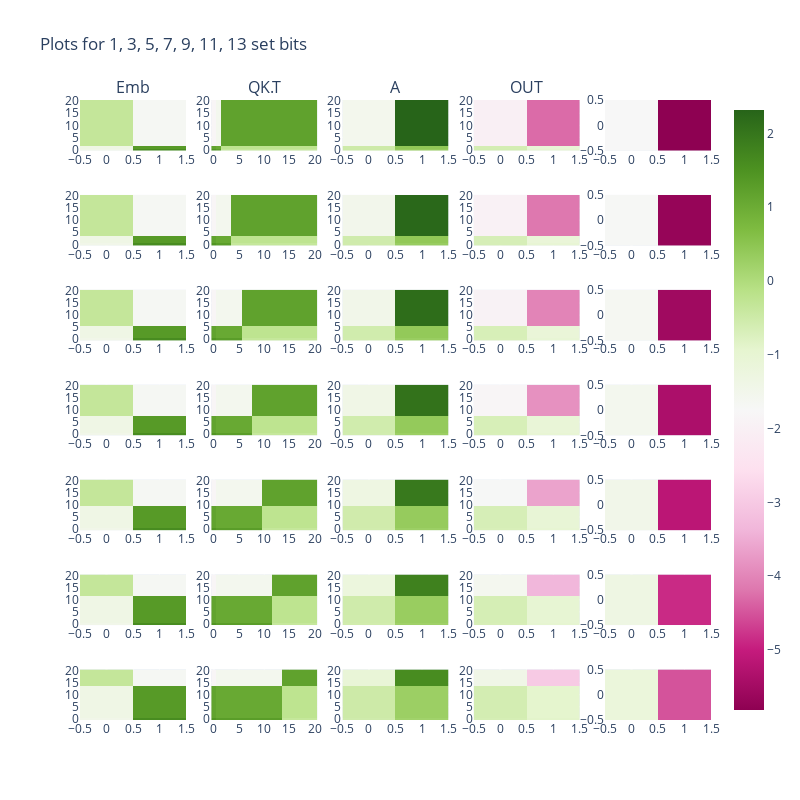

Notebook cell for this chart:
### Code cell
import plotly.express as px
import plotly.subplots as sp

data = torch.tensor([[1 if i < set_bits else 0 for i in range(N)] for set_bits in range(1, 15, 2)])
batch_size = data.shape[0]

data = torch.cat(
    [
        2 * torch.ones((batch_size, 1), dtype=torch.int).to(data.device),
        data.type(torch.int),
    ],
    dim=1)

X = model.embeddings(data).detach()
qkv = model.transformer[0].attn.in_proj_weight.detach()
W   = model.transformer[0].attn.out_proj.weight.detach()
q, k, v = qkv.reshape(3, hidden_dim, hidden_dim)
Q, K, V = X @ q, X @ k, X @ v
QKT = (Q @ K.transpose(1, 2)) / torch.sqrt(torch.tensor(hidden_dim).to(device))
A = torch.softmax(QKT, dim=1) @ V
OUT = A @ W
postMLP = X+OUT
postMLP = (postMLP + model.transformer[0].linear(postMLP))[:, -1, :].detach()

print(X.shape)
print(model.transformer[0].attn(X, X, X)[0]-A)

# Create subplots
X_mean, QKT_mean, A_mean, OUT_mean, postMLP_mean = X.mean(dim=0), QKT.mean(dim=0), A.mean(dim=0), OUT.mean(dim=0), postMLP.mean(dim=0)
fig = sp.make_subplots(rows=X.shape[0], cols=5, subplot_titles=("Emb", "QK.T", "A", "OUT"))

for i in range(X.shape[0]):
    fig.add_trace(px.imshow(X[i]).data[0], row=i+1, col=1)
    fig.add_trace(px.imshow(QKT[i]).data[0], row=i+1, col=2)
    fig.add_trace(px.imshow(A[i]).data[0], row=i+1, col=3)
    fig.add_trace(px.imshow(OUT[i]).data[0], row=i+1, col=4)
    fig.add_trace(px.imshow((postMLP[i]).unsqueeze(0)).data[0], row=i+1, col=5)
    # fig.add_trace(px.imshow(FINAL[i].unsqueeze(0)).data[0], row=i+1, col=6)

fig.update_layout(height=800, width=800, title_text="Plots for 1, 3, 5, 7, 9, 11, 13 set bits")
fig.show()

### Figure 1 — Plotly figure (JSON) as saved in the notebook; plotly's stock layout.template omitted (floating-point values rounded to 4 significant figures; data arrays with more than 128 entries replaced by an {"elided": "..."} marker saying what was removed)
{"data": [{"coloraxis": "coloraxis", "hovertemplate": "x: %{x}<br>y: %{y}<br>color: %{z}<extra></extra>", "name": "0", "type": "heatmap", "xaxis": "x", "yaxis": "y", "z": [[-1.463, 1.61], [-1.362, 1.341], [-0.3403, -1.655], [-0.3403, -1.655], [-0.3403, -1.655], [-0.3403, -1.655], [-0.3403, -1.655], [-0.3403, -1.655], [-0.3403, -1.655], [-0.3403, -1.655], [-0.3403, -1.655], [-0.3403, -1.655], [-0.3403, -1.655], [-0.3403, -1.655], [-0.3403, -1.655], [-0.3403, -1.655], [-0.3403, -1.655], [-0.3403, -1.655], [-0.3403, -1.655], [-0.3403, -1.655], [-0.3403, -1.655]]}, {"coloraxis": "coloraxis", "hovertemplate": "x: %{x}<br>y: %{y}<br>color: %{z}<extra></extra>", "name": "0", "type": "heatmap", "xaxis": "x2", "yaxis": "y2", "z": {"elided": "21x21 float values"}}, {"coloraxis": "coloraxis", "hovertemplate": "x: %{x}<br>y: %{y}<br>color: %{z}<extra></extra>", "name": "0", "type": "heatmap", "xaxis": "x3", "yaxis": "y3", "z": [[-0.4815, 0.3339], [-0.4908, 0.436], [-1.545, 2.318], [-1.545, 2.318], [-1.545, 2.318], [-1.545, 2.318], [-1.545, 2.318], [-1.545, 2.318], [-1.545, 2.318], [-1.545, 2.318], [-1.545, 2.318], [-1.545, 2.318], [-1.545, 2.318], [-1.545, 2.318], [-1.545, 2.318], [-1.545, 2.318], [-1.545, 2.318], [-1.545, 2.318], [-1.545, 2.318], [-1.545, 2.318], [-1.545, 2.318]]}, {"coloraxis": "coloraxis", "hovertemplate": "x: %{x}<br>y: %{y}<br>color: %{z}<extra></extra>", "name": "0", "type": "heatmap", "xaxis": "x4", "yaxis": "y4", "z": [[-0.5887, -0.9483], [-0.6109, -1.063], [-2.03, -4.293], [-2.03, -4.293], [-2.03, -4.293], [-2.03, -4.293], [-2.03, -4.293], [-2.03, -4.293], [-2.03, -4.293], [-2.03, -4.293], [-2.03, -4.293], [-2.03, -4.293], [-2.03, -4.293], [-2.03, -4.293], [-2.03, -4.293], [-2.03, -4.293], [-2.03, -4.293], [-2.03, -4.293], [-2.03, -4.293], [-2.03, -4.293], [-2.03, -4.293]]}, {"coloraxis": "coloraxis", "hovertemplate": "x: %{x}<br>y: %{y}<br>color: %{z}<extra></extra>", "name": "0", "type": "heatmap", "xaxis": "x5", "yaxis": "y5", "z": [[-1.764, -5.812]]}, {"coloraxis": "coloraxis", "hovertemplate": "x: %{x}<br>y: %{y}<br>color: %{z}<extra></extra>", "name": "0", "type": "heatmap", "xaxis": "x6", "yaxis": "y6", "z": [[-1.463, 1.61], [-1.362, 1.341], [-1.362, 1.341], [-1.362, 1.341], [-0.3403, -1.655], [-0.3403, -1.655], [-0.3403, -1.655], [-0.3403, -1.655], [-0.3403, -1.655], [-0.3403, -1.655], [-0.3403, -1.655], [-0.3403, -1.655], [-0.3403, -1.655], [-0.3403, -1.655], [-0.3403, -1.655], [-0.3403, -1.655], [-0.3403, -1.655], [-0.3403, -1.655], [-0.3403, -1.655], [-0.3403, -1.655], [-0.3403, -1.655]]}, {"coloraxis": "coloraxis", "hovertemplate": "x: %{x}<br>y: %{y}<br>color: %{z}<extra></extra>", "name": "0", "type": "heatmap", "xaxis": "x7", "yaxis": "y7", "z": {"elided": "21x21 float values"}}, {"coloraxis": "coloraxis", "hovertemplate": "x: %{x}<br>y: %{y}<br>color: %{z}<extra></extra>", "name": "0", "type": "heatmap", "xaxis": "x8", "yaxis": "y8", "z": [[-0.5393, 0.3307], [-0.5338, 0.4273], [-0.5338, 0.4273], [-0.5338, 0.4273], [-1.504, 2.249], [-1.504, 2.249], [-1.504, 2.249], [-1.504, 2.249], [-1.504, 2.249], [-1.504, 2.249], [-1.504, 2.249], [-1.504, 2.249], [-1.504, 2.249], [-1.504, 2.249], [-1.504, 2.249], [-1.504, 2.249], [-1.504, 2.249], [-1.504, 2.249], [-1.504, 2.249], [-1.504, 2.249], [-1.504, 2.249]]}, {"coloraxis": "coloraxis", "hovertemplate": "x: %{x}<br>y: %{y}<br>color: %{z}<extra></extra>", "name": "0", "type": "heatmap", "xaxis": "x9", "yaxis": "y9", "z": [[-0.6544, -1.019], [-0.6591, -1.109], [-0.6591, -1.109], [-0.6591, -1.109], [-1.975, -4.172], [-1.975, -4.172], [-1.975, -4.172], [-1.975, -4.172], [-1.975, -4.172], [-1.975, -4.172], [-1.975, -4.172], [-1.975, -4.172], [-1.975, -4.172], [-1.975, -4.172], [-1.975, -4.172], [-1.975, -4.172], [-1.975, -4.172], [-1.975, -4.172], [-1.975, -4.172], [-1.975, -4.172], [-1.975, -4.172]]}, {"coloraxis": "coloraxis", "hovertemplate": "x: %{x}<br>y: %{y}<br>color: %{z}<extra></extra>", "name": "0", "type": "heatmap", "xaxis": "x10", "yaxis": "y10", "z": [[-1.709, -5.69]]}, {"coloraxis": "coloraxis", "hovertemplate": "x: %{x}<br>y: %{y}<br>color: %{z}<extra></extra>", "name": "0", "type": "heatmap", "xaxis": "x11", "yaxis": "y11", "z": [[-1.463, 1.61], [-1.362, 1.341], [-1.362, 1.341], [-1.362, 1.341], [-1.362, 1.341], [-1.362, 1.341], [-0.3403, -1.655], [-0.3403, -1.655], [-0.3403, -1.655], [-0.3403, -1.655], [-0.3403, -1.655], [-0.3403, -1.655], [-0.3403, -1.655], [-0.3403, -1.655], [-0.3403, -1.655], [-0.3403, -1.655], [-0.3403, -1.655], [-0.3403, -1.655], [-0.3403, -1.655], [-0.3403, -1.655], [-0.3403, -1.655]]}, {"coloraxis": "coloraxis", "hovertemplate": "x: %{x}<br>y: %{y}<br>color: %{z}<extra></extra>", "name": "0", "type": "heatmap", "xaxis": "x12", "yaxis": "y12", "z": {"elided": "21x21 float values"}}, {"coloraxis": "coloraxis", "hovertemplate": "x: %{x}<br>y: %{y}<br>color: %{z}<extra></extra>", "name": "0", "type": "heatmap", "xaxis": "x13", "yaxis": "y13", "z": [[-0.562, 0.3174], [-0.5481, 0.4103], [-0.5481, 0.4103], [-0.5481, 0.4103], [-0.5481, 0.4103], [-0.5481, 0.4103], [-1.452, 2.168], [-1.452, 2.168], [-1.452, 2.168], [-1.452, 2.168], [-1.452, 2.168], [-1.452, 2.168], [-1.452, 2.168], [-1.452, 2.168], [-1.452, 2.168], [-1.452, 2.168], [-1.452, 2.168], [-1.452, 2.168], [-1.452, 2.168], [-1.452, 2.168], [-1.452, 2.168]]}, {"coloraxis": "coloraxis", "hovertemplate": "x: %{x}<br>y: %{y}<br>color: %{z}<extra></extra>", "name": "0", "type": "heatmap", "xaxis": "x14", "yaxis": "y14", "z": [[-0.6788, -1.034], [-0.6735, -1.11], [-0.6735, -1.11], [-0.6735, -1.11], [-0.6735, -1.11], [-0.6735, -1.11], [-1.907, -4.024], [-1.907, -4.024], [-1.907, -4.024], [-1.907, -4.024], [-1.907, -4.024], [-1.907, -4.024], [-1.907, -4.024], [-1.907, -4.024], [-1.907, -4.024], [-1.907, -4.024], [-1.907, -4.024], [-1.907, -4.024], [-1.907, -4.024], [-1.907, -4.024], [-1.907, -4.024]]}, {"coloraxis": "coloraxis", "hovertemplate": "x: %{x}<br>y: %{y}<br>color: %{z}<extra></extra>", "name": "0", "type": "heatmap", "xaxis": "x15", "yaxis": "y15", "z": [[-1.641, -5.543]]}, {"coloraxis": "coloraxis", "hovertemplate": "x: %{x}<br>y: %{y}<br>color: %{z}<extra></extra>", "name": "0", "type": "heatmap", "xaxis": "x16", "yaxis": "y16", "z": [[-1.463, 1.61], [-1.362, 1.341], [-1.362, 1.341], [-1.362, 1.341], [-1.362, 1.341], [-1.362, 1.341], [-1.362, 1.341], [-1.362, 1.341], [-0.3403, -1.655], [-0.3403, -1.655], [-0.3403, -1.655], [-0.3403, -1.655], [-0.3403, -1.655], [-0.3403, -1.655], [-0.3403, -1.655], [-0.3403, -1.655], [-0.3403, -1.655], [-0.3403, -1.655], [-0.3403, -1.655], [-0.3403, -1.655], [-0.3403, -1.655]]}, {"coloraxis": "coloraxis", "hovertemplate": "x: %{x}<br>y: %{y}<br>color: %{z}<extra></extra>", "name": "0", "type": "heatmap", "xaxis": "x17", "yaxis": "y17", "z": {"elided": "21x21 float values"}}, {"coloraxis": "coloraxis", "hovertemplate": "x: %{x}<br>y: %{y}<br>color: %{z}<extra></extra>", "name": "0", "type": "heatmap", "xaxis": "x18", "yaxis": "y18", "z": [[-0.5688, 0.2985], [-0.549, 0.3879], [-0.549, 0.3879], [-0.549, 0.3879], [-0.549, 0.3879], [-0.549, 0.3879], [-0.549, 0.3879], [-0.549, 0.3879], [-1.389, 2.07], [-1.389, 2.07], [-1.389, 2.07], [-1.389, 2.07], [-1.389, 2.07], [-1.389, 2.07], [-1.389, 2.07], [-1.389, 2.07], [-1.389, 2.07], [-1.389, 2.07], [-1.389, 2.07], [-1.389, 2.07], [-1.389, 2.07]]}, {"coloraxis": "coloraxis", "hovertemplate": "x: %{x}<br>y: %{y}<br>color: %{z}<extra></extra>", "name": "0", "type": "heatmap", "xaxis": "x19", "yaxis": "y19", "z": [[-0.6845, -1.024], [-0.672, -1.088], [-0.672, -1.088], [-0.672, -1.088], [-0.672, -1.088], [-0.672, -1.088], [-0.672, -1.088], [-0.672, -1.088], [-1.823, -3.845], [-1.823, -3.845], [-1.823, -3.845], [-1.823, -3.845], [-1.823, -3.845], [-1.823, -3.845], [-1.823, -3.845], [-1.823, -3.845], [-1.823, -3.845], [-1.823, -3.845], [-1.823, -3.845], [-1.823, -3.845], [-1.823, -3.845]]}, {"coloraxis": "coloraxis", "hovertemplate": "x: %{x}<br>y: %{y}<br>color: %{z}<extra></extra>", "name": "0", "type": "heatmap", "xaxis": "x20", "yaxis": "y20", "z": [[-1.557, -5.363]]}, {"coloraxis": "coloraxis", "hovertemplate": "x: %{x}<br>y: %{y}<br>color: %{z}<extra></extra>", "name": "0", "type": "heatmap", "xaxis": "x21", "yaxis": "y21", "z": [[-1.463, 1.61], [-1.362, 1.341], [-1.362, 1.341], [-1.362, 1.341], [-1.362, 1.341], [-1.362, 1.341], [-1.362, 1.341], [-1.362, 1.341], [-1.362, 1.341], [-1.362, 1.341], [-0.3403, -1.655], [-0.3403, -1.655], [-0.3403, -1.655], [-0.3403, -1.655], [-0.3403, -1.655], [-0.3403, -1.655], [-0.3403, -1.655], [-0.3403, -1.655], [-0.3403, -1.655], [-0.3403, -1.655], [-0.3403, -1.655]]}, {"coloraxis": "coloraxis", "hovertemplate": "x: %{x}<br>y: %{y}<br>color: %{z}<extra></extra>", "name": "0", "type": "heatmap", "xaxis": "x22", "yaxis": "y22", "z": {"elided": "21x21 float values"}}, {"coloraxis": "coloraxis", "hovertemplate": "x: %{x}<br>y: %{y}<br>color: %{z}<extra></extra>", "name": "0", "type": "heatmap", "xaxis": "x23", "yaxis": "y23", "z": [[-0.5656, 0.274], [-0.5408, 0.3596], [-0.5408, 0.3596], [-0.5408, 0.3596], [-0.5408, 0.3596], [-0.5408, 0.3596], [-0.5408, 0.3596], [-0.5408, 0.3596], [-0.5408, 0.3596], [-0.5408, 0.3596], [-1.31, 1.949], [-1.31, 1.949], [-1.31, 1.949], [-1.31, 1.949], [-1.31, 1.949], [-1.31, 1.949], [-1.31, 1.949], [-1.31, 1.949], [-1.31, 1.949], [-1.31, 1.949], [-1.31, 1.949]]}, {"coloraxis": "coloraxis", "hovertemplate": "x: %{x}<br>y: %{y}<br>color: %{z}<extra></extra>", "name": "0", "type": "heatmap", "xaxis": "x24", "yaxis": "y24", "z": [[-0.6781, -0.9954], [-0.6594, -1.05], [-0.6594, -1.05], [-0.6594, -1.05], [-0.6594, -1.05], [-0.6594, -1.05], [-0.6594, -1.05], [-0.6594, -1.05], [-0.6594, -1.05], [-0.6594, -1.05], [-1.72, -3.624], [-1.72, -3.624], [-1.72, -3.624], [-1.72, -3.624], [-1.72, -3.624], [-1.72, -3.624], [-1.72, -3.624], [-1.72, -3.624], [-1.72, -3.624], [-1.72, -3.624], [-1.72, -3.624]]}, {"coloraxis": "coloraxis", "hovertemplate": "x: %{x}<br>y: %{y}<br>color: %{z}<extra></extra>", "name": "0", "type": "heatmap", "xaxis": "x25", "yaxis": "y25", "z": [[-1.453, -5.143]]}, {"coloraxis": "coloraxis", "hovertemplate": "x: %{x}<br>y: %{y}<br>color: %{z}<extra></extra>", "name": "0", "type": "heatmap", "xaxis": "x26", "yaxis": "y26", "z": [[-1.463, 1.61], [-1.362, 1.341], [-1.362, 1.341], [-1.362, 1.341], [-1.362, 1.341], [-1.362, 1.341], [-1.362, 1.341], [-1.362, 1.341], [-1.362, 1.341], [-1.362, 1.341], [-1.362, 1.341], [-1.362, 1.341], [-0.3403, -1.655], [-0.3403, -1.655], [-0.3403, -1.655], [-0.3403, -1.655], [-0.3403, -1.655], [-0.3403, -1.655], [-0.3403, -1.655], [-0.3403, -1.655], [-0.3403, -1.655]]}, {"coloraxis": "coloraxis", "hovertemplate": "x: %{x}<br>y: %{y}<br>color: %{z}<extra></extra>", "name": "0", "type": "heatmap", "xaxis": "x27", "yaxis": "y27", "z": {"elided": "21x21 float values"}}, {"coloraxis": "coloraxis", "hovertemplate": "x: %{x}<br>y: %{y}<br>color: %{z}<extra></extra>", "name": "0", "type": "heatmap", "xaxis": "x28", "yaxis": "y28", "z": [[-0.5542, 0.2425], [-0.5246, 0.3236], [-0.5246, 0.3236], [-0.5246, 0.3236], [-0.5246, 0.3236], [-0.5246, 0.3236], [-0.5246, 0.3236], [-0.5246, 0.3236], [-0.5246, 0.3236], [-0.5246, 0.3236], [-0.5246, 0.3236], [-0.5246, 0.3236], [-1.211, 1.798], [-1.211, 1.798], [-1.211, 1.798], [-1.211, 1.798], [-1.211, 1.798], [-1.211, 1.798], [-1.211, 1.798], [-1.211, 1.798], [-1.211, 1.798]]}, {"coloraxis": "coloraxis", "hovertemplate": "x: %{x}<br>y: %{y}<br>color: %{z}<extra></extra>", "name": "0", "type": "heatmap", "xaxis": "x29", "yaxis": "y29", "z": [[-0.6615, -0.9493], [-0.6368, -0.9929], [-0.6368, -0.9929], [-0.6368, -0.9929], [-0.6368, -0.9929], [-0.6368, -0.9929], [-0.6368, -0.9929], [-0.6368, -0.9929], [-0.6368, -0.9929], [-0.6368, -0.9929], [-0.6368, -0.9929], [-0.6368, -0.9929], [-1.589, -3.346], [-1.589, -3.346], [-1.589, -3.346], [-1.589, -3.346], [-1.589, -3.346], [-1.589, -3.346], [-1.589, -3.346], [-1.589, -3.346], [-1.589, -3.346]]}, {"coloraxis": "coloraxis", "hovertemplate": "x: %{x}<br>y: %{y}<br>color: %{z}<extra></extra>", "name": "0", "type": "heatmap", "xaxis": "x30", "yaxis": "y30", "z": [[-1.323, -4.865]]}, {"coloraxis": "coloraxis", "hovertemplate": "x: %{x}<br>y: %{y}<br>color: %{z}<extra></extra>", "name": "0", "type": "heatmap", "xaxis": "x31", "yaxis": "y31", "z": [[-1.463, 1.61], [-1.362, 1.341], [-1.362, 1.341], [-1.362, 1.341], [-1.362, 1.341], [-1.362, 1.341], [-1.362, 1.341], [-1.362, 1.341], [-1.362, 1.341], [-1.362, 1.341], [-1.362, 1.341], [-1.362, 1.341], [-1.362, 1.341], [-1.362, 1.341], [-0.3403, -1.655], [-0.3403, -1.655], [-0.3403, -1.655], [-0.3403, -1.655], [-0.3403, -1.655], [-0.3403, -1.655], [-0.3403, -1.655]]}, {"coloraxis": "coloraxis", "hovertemplate": "x: %{x}<br>y: %{y}<br>color: %{z}<extra></extra>", "name": "0", "type": "heatmap", "xaxis": "x32", "yaxis": "y32", "z": {"elided": "21x21 float values"}}, {"coloraxis": "coloraxis", "hovertemplate": "x: %{x}<br>y: %{y}<br>color: %{z}<extra></extra>", "name": "0", "type": "heatmap", "xaxis": "x33", "yaxis": "y33", "z": [[-0.5341, 0.2014], [-0.4994, 0.2768], [-0.4994, 0.2768], [-0.4994, 0.2768], [-0.4994, 0.2768], [-0.4994, 0.2768], [-0.4994, 0.2768], [-0.4994, 0.2768], [-0.4994, 0.2768], [-0.4994, 0.2768], [-0.4994, 0.2768], [-0.4994, 0.2768], [-0.4994, 0.2768], [-0.4994, 0.2768], [-1.082, 1.603], [-1.082, 1.603], [-1.082, 1.603], [-1.082, 1.603], [-1.082, 1.603], [-1.082, 1.603], [-1.082, 1.603]]}, {"coloraxis": "coloraxis", "hovertemplate": "x: %{x}<br>y: %{y}<br>color: %{z}<extra></extra>", "name": "0", "type": "heatmap", "xaxis": "x34", "yaxis": "y34", "z": [[-0.6338, -0.8824], [-0.6027, -0.9139], [-0.6027, -0.9139], [-0.6027, -0.9139], [-0.6027, -0.9139], [-0.6027, -0.9139], [-0.6027, -0.9139], [-0.6027, -0.9139], [-0.6027, -0.9139], [-0.6027, -0.9139], [-0.6027, -0.9139], [-0.6027, -0.9139], [-0.6027, -0.9139], [-0.6027, -0.9139], [-1.42, -2.986], [-1.42, -2.986], [-1.42, -2.986], [-1.42, -2.986], [-1.42, -2.986], [-1.42, -2.986], [-1.42, -2.986]]}, {"coloraxis": "coloraxis", "hovertemplate": "x: %{x}<br>y: %{y}<br>color: %{z}<extra></extra>", "name": "0", "type": "heatmap", "xaxis": "x35", "yaxis": "y35", "z": [[-1.154, -4.505]]}], "layout": {"annotations": [{"font": {"size": 16}, "showarrow": false, "text": "Emb", "x": 0.084, "xanchor": "center", "xref": "paper", "y": 1.0, "yanchor": "bottom", "yref": "paper"}, {"font": {"size": 16}, "showarrow": false, "text": "QK.T", "x": 0.292, "xanchor": "center", "xref": "paper", "y": 1.0, "yanchor": "bottom", "yref": "paper"}, {"font": {"size": 16}, "showarrow": false, "text": "A", "x": 0.5, "xanchor": "center", "xref": "paper", "y": 1.0, "yanchor": "bottom", "yref": "paper"}, {"font": {"size": 16}, "showarrow": false, "text": "OUT", "x": 0.708, "xanchor": "center", "xref": "paper", "y": 1.0, "yanchor": "bottom", "yref": "paper"}], "height": 800, "title": {"text": "Plots for 1, 3, 5, 7, 9, 11, 13 set bits"}, "width": 800, "xaxis": {"anchor": "y", "domain": [0, 0.168]}, "xaxis10": {"anchor": "y10", "domain": [0.832, 1]}, "xaxis11": {"anchor": "y11", "domain": [0, 0.168]}, "xaxis12": {"anchor": "y12", "domain": [0.208, 0.376]}, "xaxis13": {"anchor": "y13", "domain": [0.416, 0.584]}, "xaxis14": {"anchor": "y14", "domain": [0.624, 0.792]}, "xaxis15": {"anchor": "y15", "domain": [0.832, 1]}, "xaxis16": {"anchor": "y16", "domain": [0, 0.168]}, "xaxis17": {"anchor": "y17", "domain": [0.208, 0.376]}, "xaxis18": {"anchor": "y18", "domain": [0.416, 0.584]}, "xaxis19": {"anchor": "y19", "domain": [0.624, 0.792]}, "xaxis2": {"anchor": "y2", "domain": [0.208, 0.376]}, "xaxis20": {"anchor": "y20", "domain": [0.832, 1]}, "xaxis21": {"anchor": "y21", "domain": [0, 0.168]}, "xaxis22": {"anchor": "y22", "domain": [0.208, 0.376]}, "xaxis23": {"anchor": "y23", "domain": [0.416, 0.584]}, "xaxis24": {"anchor": "y24", "domain": [0.624, 0.792]}, "xaxis25": {"anchor": "y25", "domain": [0.832, 1]}, "xaxis26": {"anchor": "y26", "domain": [0, 0.168]}, "xaxis27": {"anchor": "y27", "domain": [0.208, 0.376]}, "xaxis28": {"anchor": "y28", "domain": [0.416, 0.584]}, "xaxis29": {"anchor": "y29", "domain": [0.624, 0.792]}, "xaxis3": {"anchor": "y3", "domain": [0.416, 0.584]}, "xaxis30": {"anchor": "y30", "domain": [0.832, 1]}, "xaxis31": {"anchor": "y31", "domain": [0, 0.168]}, "xaxis32": {"anchor": "y32", "domain": [0.208, 0.376]}, "xaxis33": {"anchor": "y33", "domain": [0.416, 0.584]}, "xaxis34": {"anchor": "y34", "domain": [0.624, 0.792]}, "xaxis35": {"anchor": "y35", "domain": [0.832, 1]}, "xaxis4": {"anchor": "y4", "domain": [0.624, 0.792]}, "xaxis5": {"anchor": "y5", "domain": [0.832, 1]}, "xaxis6": {"anchor": "y6", "domain": [0, 0.168]}, "xaxis7": {"anchor": "y7", "domain": [0.208, 0.376]}, "xaxis8": {"anchor": "y8", "domain": [0.416, 0.584]}, "xaxis9": {"anchor": "y9", "domain": [0.624, 0.792]}, "yaxis": {"anchor": "x", "domain": [0.9184, 1.0]}, "yaxis10": {"anchor": "x10", "domain": [0.7653, 0.8469]}, "yaxis11": {"anchor": "x11", "domain": [0.6122, 0.6939]}, "yaxis12": {"anchor": "x12", "domain": [0.6122, 0.6939]}, "yaxis13": {"anchor": "x13", "domain": [0.6122, 0.6939]}, "yaxis14": {"anchor": "x14", "domain": [0.6122, 0.6939]}, "yaxis15": {"anchor": "x15", "domain": [0.6122, 0.6939]}, "yaxis16": {"anchor": "x16", "domain": [0.4592, 0.5408]}, "yaxis17": {"anchor": "x17", "domain": [0.4592, 0.5408]}, "yaxis18": {"anchor": "x18", "domain": [0.4592, 0.5408]}, "yaxis19": {"anchor": "x19", "domain": [0.4592, 0.5408]}, "yaxis2": {"anchor": "x2", "domain": [0.9184, 1.0]}, "yaxis20": {"anchor": "x20", "domain": [0.4592, 0.5408]}, "yaxis21": {"anchor": "x21", "domain": [0.3061, 0.3878]}, "yaxis22": {"anchor": "x22", "domain": [0.3061, 0.3878]}, "yaxis23": {"anchor": "x23", "domain": [0.3061, 0.3878]}, "yaxis24": {"anchor": "x24", "domain": [0.3061, 0.3878]}, "yaxis25": {"anchor": "x25", "domain": [0.3061, 0.3878]}, "yaxis26": {"anchor": "x26", "domain": [0.1531, 0.2347]}, "yaxis27": {"anchor": "x27", "domain": [0.1531, 0.2347]}, "yaxis28": {"anchor": "x28", "domain": [0.1531, 0.2347]}, "yaxis29": {"anchor": "x29", "domain": [0.1531, 0.2347]}, "yaxis3": {"anchor": "x3", "domain": [0.9184, 1.0]}, "yaxis30": {"anchor": "x30", "domain": [0.1531, 0.2347]}, "yaxis31": {"anchor": "x31", "domain": [0, 0.08163]}, "yaxis32": {"anchor": "x32", "domain": [0, 0.08163]}, "yaxis33": {"anchor": "x33", "domain": [0, 0.08163]}, "yaxis34": {"anchor": "x34", "domain": [0, 0.08163]}, "yaxis35": {"anchor": "x35", "domain": [0, 0.08163]}, "yaxis4": {"anchor": "x4", "domain": [0.9184, 1.0]}, "yaxis5": {"anchor": "x5", "domain": [0.9184, 1.0]}, "yaxis6": {"anchor": "x6", "domain": [0.7653, 0.8469]}, "yaxis7": {"anchor": "x7", "domain": [0.7653, 0.8469]}, "yaxis8": {"anchor": "x8", "domain": [0.7653, 0.8469]}, "yaxis9": {"anchor": "x9", "domain": [0.7653, 0.8469]}}}
